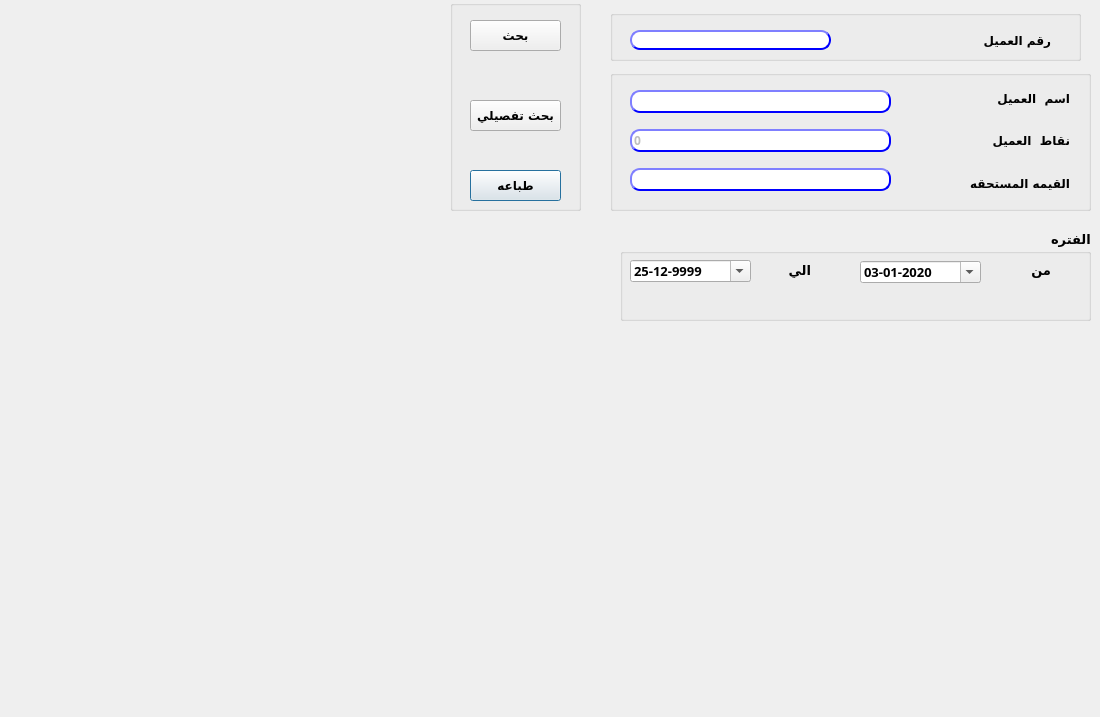
<?xml version="1.0" encoding="UTF-8"?>
<ui version="4.0">
 <class>Voucher</class>
 <widget class="QDialog" name="Voucher">
  <property name="geometry">
   <rect>
    <x>0</x>
    <y>0</y>
    <width>1100</width>
    <height>717</height>
   </rect>
  </property>
  <property name="minimumSize">
   <size>
    <width>1100</width>
    <height>717</height>
   </size>
  </property>
  <property name="maximumSize">
   <size>
    <width>1100</width>
    <height>717</height>
   </size>
  </property>
  <property name="windowTitle">
   <string>أرصده العملاء</string>
  </property>
  <widget class="QGroupBox" name="groupBox">
   <property name="geometry">
    <rect>
     <x>610</x>
     <y>10</y>
     <width>471</width>
     <height>51</height>
    </rect>
   </property>
   <property name="title">
    <string/>
   </property>
   <widget class="QLineEdit" name="Qline_cust">
    <property name="geometry">
     <rect>
      <x>20</x>
      <y>20</y>
      <width>201</width>
      <height>20</height>
     </rect>
    </property>
    <property name="font">
     <font>
      <family>29LT Bukra Regular</family>
      <pointsize>9</pointsize>
      <weight>75</weight>
      <bold>true</bold>
     </font>
    </property>
    <property name="styleSheet">
     <string notr="true">QLineEdit{
                                        background-color: white;
                                        border-style: outset;
                                        border-width: 2px;
                                        border-radius: 10px;
                                        border-color: blue;
                                        min-width: 6em;
                                        }
                                        QLineEdit:hover {
                                        background: qradialgradient(
                                        cx: 0.3, cy: -0.4, fx: 0.3, fy: -0.4,
                                        radius: 1.35, stop: 0 #fff, stop: 1 #bbb
                                        );
                                        }
                                       QLineEdit:pressed {
                                        border-style: inset;
                                        background: qradialgradient(
                                        cx: 0.4, cy: -0.1, fx: 0.4, fy: -0.1,
                                        radius: 1.35, stop: 0 #fff, stop: 1 #ddd
                                        );
                                        }
                                    </string>
    </property>
   </widget>
   <widget class="QLabel" name="label_14">
    <property name="geometry">
     <rect>
      <x>360</x>
      <y>20</y>
      <width>81</width>
      <height>20</height>
     </rect>
    </property>
    <property name="font">
     <font>
      <family>29LT Bukra Regular</family>
      <pointsize>9</pointsize>
      <weight>75</weight>
      <bold>true</bold>
     </font>
    </property>
    <property name="text">
     <string>رقم العميل</string>
    </property>
   </widget>
  </widget>
  <widget class="QGroupBox" name="groupBox_2">
   <property name="geometry">
    <rect>
     <x>610</x>
     <y>70</y>
     <width>481</width>
     <height>141</height>
    </rect>
   </property>
   <property name="title">
    <string/>
   </property>
   <widget class="QWidget" name="verticalLayoutWidget">
    <property name="geometry">
     <rect>
      <x>300</x>
      <y>10</y>
      <width>160</width>
      <height>121</height>
     </rect>
    </property>
    <layout class="QVBoxLayout" name="verticalLayout">
     <item>
      <widget class="QLabel" name="label_15">
       <property name="font">
        <font>
         <family>29LT Bukra Regular</family>
         <pointsize>9</pointsize>
         <weight>75</weight>
         <bold>true</bold>
        </font>
       </property>
       <property name="text">
        <string>اسم  العميل</string>
       </property>
      </widget>
     </item>
     <item>
      <widget class="QLabel" name="label_16">
       <property name="font">
        <font>
         <family>29LT Bukra Regular</family>
         <pointsize>9</pointsize>
         <weight>75</weight>
         <bold>true</bold>
        </font>
       </property>
       <property name="text">
        <string>نقاط  العميل</string>
       </property>
      </widget>
     </item>
     <item>
      <widget class="QLabel" name="label_19">
       <property name="font">
        <font>
         <family>29LT Bukra Regular</family>
         <pointsize>9</pointsize>
         <weight>75</weight>
         <bold>true</bold>
        </font>
       </property>
       <property name="text">
        <string>القيمه المستحقه</string>
       </property>
      </widget>
     </item>
    </layout>
   </widget>
   <widget class="QWidget" name="verticalLayoutWidget_2">
    <property name="geometry">
     <rect>
      <x>20</x>
      <y>10</y>
      <width>261</width>
      <height>121</height>
     </rect>
    </property>
    <layout class="QVBoxLayout" name="verticalLayout_2">
     <item>
      <widget class="QLineEdit" name="Qline_name">
       <property name="enabled">
        <bool>false</bool>
       </property>
       <property name="font">
        <font>
         <family>29LT Bukra Regular</family>
         <pointsize>9</pointsize>
         <weight>75</weight>
         <bold>true</bold>
        </font>
       </property>
       <property name="styleSheet">
        <string notr="true">QLineEdit{
                                        background-color: white;
                                        border-style: outset;
                                        border-width: 2px;
                                        border-radius: 10px;
                                        border-color: blue;
                                        min-width: 6em;
                                        }
                                        QLineEdit:hover {
                                        background: qradialgradient(
                                        cx: 0.3, cy: -0.4, fx: 0.3, fy: -0.4,
                                        radius: 1.35, stop: 0 #fff, stop: 1 #bbb
                                        );
                                        }
                                       QLineEdit:pressed {
                                        border-style: inset;
                                        background: qradialgradient(
                                        cx: 0.4, cy: -0.1, fx: 0.4, fy: -0.1,
                                        radius: 1.35, stop: 0 #fff, stop: 1 #ddd
                                        );
                                        }
                                    </string>
       </property>
      </widget>
     </item>
     <item>
      <widget class="QLineEdit" name="Qline_points">
       <property name="enabled">
        <bool>false</bool>
       </property>
       <property name="font">
        <font>
         <family>29LT Bukra Regular</family>
         <pointsize>9</pointsize>
         <weight>75</weight>
         <bold>true</bold>
        </font>
       </property>
       <property name="styleSheet">
        <string notr="true">QLineEdit{
                                        background-color: white;
                                        border-style: outset;
                                        border-width: 2px;
                                        border-radius: 10px;
                                        border-color: blue;
                                        min-width: 6em;
                                        }
                                        QLineEdit:hover {
                                        background: qradialgradient(
                                        cx: 0.3, cy: -0.4, fx: 0.3, fy: -0.4,
                                        radius: 1.35, stop: 0 #fff, stop: 1 #bbb
                                        );
                                        }
                                       QLineEdit:pressed {
                                        border-style: inset;
                                        background: qradialgradient(
                                        cx: 0.4, cy: -0.1, fx: 0.4, fy: -0.1,
                                        radius: 1.35, stop: 0 #fff, stop: 1 #ddd
                                        );
                                        }
                                    </string>
       </property>
       <property name="text">
        <string>0</string>
       </property>
      </widget>
     </item>
     <item>
      <widget class="QLineEdit" name="Qline_point_value">
       <property name="enabled">
        <bool>false</bool>
       </property>
       <property name="font">
        <font>
         <family>29LT Bukra Regular</family>
         <pointsize>9</pointsize>
         <weight>75</weight>
         <bold>true</bold>
        </font>
       </property>
       <property name="styleSheet">
        <string notr="true">QLineEdit{
                                        background-color: white;
                                        border-style: outset;
                                        border-width: 2px;
                                        border-radius: 10px;
                                        border-color: blue;
                                        min-width: 6em;
                                        }
                                        QLineEdit:hover {
                                        background: qradialgradient(
                                        cx: 0.3, cy: -0.4, fx: 0.3, fy: -0.4,
                                        radius: 1.35, stop: 0 #fff, stop: 1 #bbb
                                        );
                                        }
                                       QLineEdit:pressed {
                                        border-style: inset;
                                        background: qradialgradient(
                                        cx: 0.4, cy: -0.1, fx: 0.4, fy: -0.1,
                                        radius: 1.35, stop: 0 #fff, stop: 1 #ddd
                                        );
                                        }
                                    </string>
       </property>
       <property name="text">
        <string/>
       </property>
      </widget>
     </item>
    </layout>
   </widget>
  </widget>
  <widget class="QGroupBox" name="groupBox_3">
   <property name="geometry">
    <rect>
     <x>450</x>
     <y>0</y>
     <width>131</width>
     <height>211</height>
    </rect>
   </property>
   <property name="title">
    <string/>
   </property>
   <widget class="QPushButton" name="Qbtn_print">
    <property name="enabled">
     <bool>true</bool>
    </property>
    <property name="geometry">
     <rect>
      <x>20</x>
      <y>170</y>
      <width>91</width>
      <height>31</height>
     </rect>
    </property>
    <property name="font">
     <font>
      <family>29LT Bukra Regular</family>
      <pointsize>9</pointsize>
      <weight>75</weight>
      <bold>true</bold>
     </font>
    </property>
    <property name="styleSheet">
     <string notr="true"/>
    </property>
    <property name="text">
     <string>طباعه</string>
    </property>
   </widget>
   <widget class="QPushButton" name="Qbtn_search">
    <property name="enabled">
     <bool>true</bool>
    </property>
    <property name="geometry">
     <rect>
      <x>20</x>
      <y>20</y>
      <width>91</width>
      <height>31</height>
     </rect>
    </property>
    <property name="font">
     <font>
      <family>29LT Bukra Regular</family>
      <pointsize>9</pointsize>
      <weight>75</weight>
      <bold>true</bold>
     </font>
    </property>
    <property name="styleSheet">
     <string notr="true"/>
    </property>
    <property name="text">
     <string>بحث</string>
    </property>
   </widget>
   <widget class="QPushButton" name="Qbtn_replace">
    <property name="enabled">
     <bool>true</bool>
    </property>
    <property name="geometry">
     <rect>
      <x>20</x>
      <y>100</y>
      <width>91</width>
      <height>31</height>
     </rect>
    </property>
    <property name="font">
     <font>
      <family>29LT Bukra Regular</family>
      <pointsize>9</pointsize>
      <weight>75</weight>
      <bold>true</bold>
     </font>
    </property>
    <property name="styleSheet">
     <string notr="true"/>
    </property>
    <property name="text">
     <string>بحث تفصيلي</string>
    </property>
   </widget>
  </widget>
  <widget class="QGroupBox" name="groupBox_4">
   <property name="geometry">
    <rect>
     <x>620</x>
     <y>230</y>
     <width>471</width>
     <height>91</height>
    </rect>
   </property>
   <property name="font">
    <font>
     <family>29LT Bukra Regular</family>
     <pointsize>10</pointsize>
     <weight>75</weight>
     <bold>true</bold>
    </font>
   </property>
   <property name="layoutDirection">
    <enum>Qt::RightToLeft</enum>
   </property>
   <property name="title">
    <string>الفتره</string>
   </property>
   <widget class="QLabel" name="label_9">
    <property name="geometry">
     <rect>
      <x>350</x>
      <y>30</y>
      <width>81</width>
      <height>20</height>
     </rect>
    </property>
    <property name="font">
     <font>
      <family>29LT Bukra Regular</family>
      <pointsize>10</pointsize>
      <weight>75</weight>
      <bold>true</bold>
     </font>
    </property>
    <property name="text">
     <string>من</string>
    </property>
   </widget>
   <widget class="QLabel" name="label_10">
    <property name="geometry">
     <rect>
      <x>120</x>
      <y>30</y>
      <width>71</width>
      <height>20</height>
     </rect>
    </property>
    <property name="font">
     <font>
      <family>29LT Bukra Regular</family>
      <pointsize>10</pointsize>
      <weight>75</weight>
      <bold>true</bold>
     </font>
    </property>
    <property name="text">
     <string>الي</string>
    </property>
   </widget>
   <widget class="QDateEdit" name="Qdate_to">
    <property name="geometry">
     <rect>
      <x>10</x>
      <y>30</y>
      <width>121</width>
      <height>22</height>
     </rect>
    </property>
    <property name="font">
     <font>
      <family>29LT Bukra Regular</family>
      <pointsize>10</pointsize>
      <weight>75</weight>
      <bold>true</bold>
     </font>
    </property>
    <property name="layoutDirection">
     <enum>Qt::LeftToRight</enum>
    </property>
    <property name="autoFillBackground">
     <bool>false</bool>
    </property>
    <property name="dateTime">
     <datetime>
      <hour>0</hour>
      <minute>0</minute>
      <second>0</second>
      <year>9999</year>
      <month>12</month>
      <day>25</day>
     </datetime>
    </property>
    <property name="maximumDateTime">
     <datetime>
      <hour>23</hour>
      <minute>59</minute>
      <second>59</second>
      <year>9999</year>
      <month>12</month>
      <day>25</day>
     </datetime>
    </property>
    <property name="displayFormat">
     <string>dd-MM-yyyy</string>
    </property>
    <property name="calendarPopup">
     <bool>true</bool>
    </property>
    <property name="date">
     <date>
      <year>9999</year>
      <month>12</month>
      <day>25</day>
     </date>
    </property>
   </widget>
   <widget class="QDateEdit" name="Qdate_from">
    <property name="geometry">
     <rect>
      <x>240</x>
      <y>31</y>
      <width>121</width>
      <height>22</height>
     </rect>
    </property>
    <property name="font">
     <font>
      <family>29LT Bukra Regular</family>
      <pointsize>10</pointsize>
      <weight>75</weight>
      <bold>true</bold>
     </font>
    </property>
    <property name="layoutDirection">
     <enum>Qt::LeftToRight</enum>
    </property>
    <property name="displayFormat">
     <string>dd-MM-yyyy</string>
    </property>
    <property name="calendarPopup">
     <bool>true</bool>
    </property>
    <property name="date">
     <date>
      <year>2020</year>
      <month>1</month>
      <day>3</day>
     </date>
    </property>
   </widget>
  </widget>
  <zorder>groupBox_3</zorder>
  <zorder>groupBox_2</zorder>
  <zorder>groupBox</zorder>
  <zorder>groupBox_4</zorder>
 </widget>
 <resources/>
 <connections/>
</ui>
